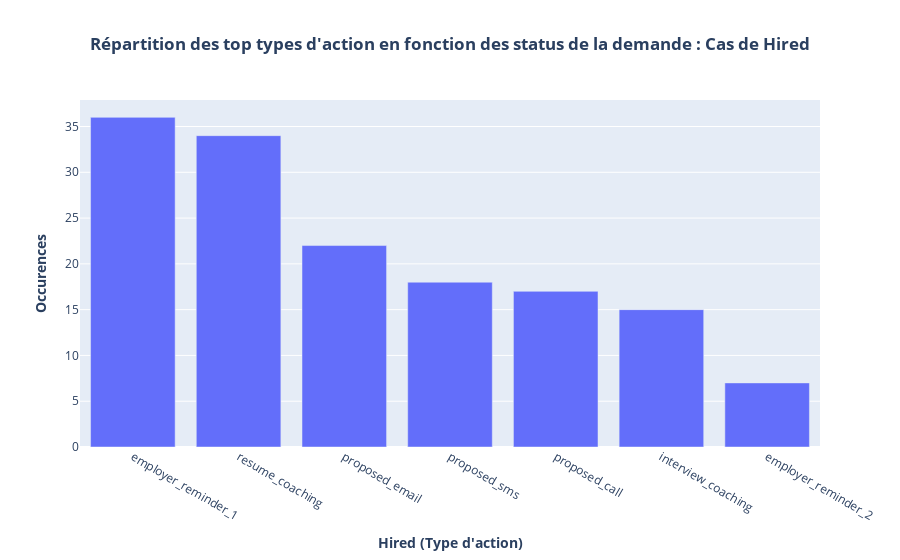

Notebook code for this chart:
### Code cell
#Graph associé à la requête précédente : hired
hired =design_viz(request_status_hired, xlab='Hired (Action Type)', 
           title='Répartition des top types d\'action en fonction des status de la demande : Cas de Hired', 
           ylab='Occurences', label={'Hired (Action Type)': f'<b>Hired (Type d\'action)</b>', 'Occurences': f'<b>Occurences</b>'})
hired

### Figure 1 — Plotly figure (JSON) as saved in the notebook; plotly's stock layout.template omitted (floating-point values rounded to 4 significant figures)
{"data": [{"alignmentgroup": "True", "hovertemplate": "<b>Hired (Type d'action)</b>=%{x}<br><b>Occurences</b>=%{y}<extra></extra>", "legendgroup": "", "marker": {"color": "#636efa", "pattern": {"shape": ""}}, "name": "", "offsetgroup": "", "orientation": "v", "showlegend": false, "textposition": "auto", "type": "bar", "x": ["employer_reminder_1", "resume_coaching", "proposed_email", "proposed_sms", "proposed_call", "interview_coaching", "employer_reminder_2"], "xaxis": "x", "y": [36, 34, 22, 18, 17, 15, 7], "yaxis": "y"}], "layout": {"autosize": true, "barmode": "relative", "legend": {"tracegroupgap": 0}, "title": {"text": "<b>Répartition des top types d'action en fonction des status de la demande : Cas de Hired</b>", "x": 0.5}, "xaxis": {"anchor": "y", "autorange": true, "domain": [0, 1], "range": [-0.5, 6.5], "title": {"text": "<b>Hired (Type d'action)</b>"}, "type": "category"}, "yaxis": {"anchor": "x", "autorange": true, "domain": [0, 1], "range": [0, 37.89], "title": {"text": "<b>Occurences</b>"}, "type": "linear"}}}
